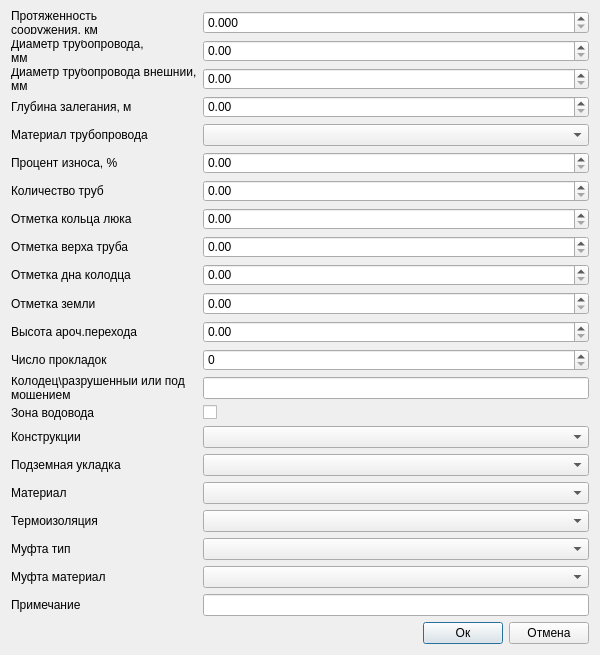
<?xml version="1.0" encoding="UTF-8"?>
<ui version="4.0">
 <class>Dialog</class>
 <widget class="QDialog" name="Dialog">
  <property name="geometry">
   <rect>
    <x>0</x>
    <y>0</y>
    <width>600</width>
    <height>655</height>
   </rect>
  </property>
  <property name="minimumSize">
   <size>
    <width>600</width>
    <height>655</height>
   </size>
  </property>
  <property name="windowTitle">
   <string>Сети водоснабжения: Дополнительные атрибуты</string>
  </property>
  <property name="accessibleName">
   <string notr="true">btnSave</string>
  </property>
  <layout class="QVBoxLayout" name="verticalLayout_2">
   <item>
    <layout class="QGridLayout" name="gridLayout_2">
     <item row="0" column="1">
      <layout class="QHBoxLayout" name="horizontalLayout_4">
       <item>
        <layout class="QGridLayout" name="gridLayout_3">
         <item row="24" column="0">
          <widget class="QLabel" name="label_19">
           <property name="text">
            <string>Термоизоляция</string>
           </property>
          </widget>
         </item>
         <item row="7" column="0">
          <widget class="QLabel" name="label_24">
           <property name="text">
            <string>Процент износа, %</string>
           </property>
          </widget>
         </item>
         <item row="25" column="1">
          <widget class="QComboBox" name="cbSleeveType"/>
         </item>
         <item row="5" column="1">
          <widget class="QComboBox" name="cbMaterial"/>
         </item>
         <item row="9" column="1">
          <widget class="QgsDoubleSpinBox" name="sbNumber">
           <property name="maximum">
            <double>10000000.000000000000000</double>
           </property>
           <property name="clearValue">
            <bool>true</bool>
           </property>
          </widget>
         </item>
         <item row="14" column="0">
          <widget class="QLabel" name="label_12">
           <property name="text">
            <string>Высота ароч.перехода</string>
           </property>
          </widget>
         </item>
         <item row="21" column="1">
          <widget class="QComboBox" name="cbConstructions"/>
         </item>
         <item row="14" column="1">
          <widget class="QgsDoubleSpinBox" name="sbCrosswalkHeight">
           <property name="maximum">
            <double>10000000.000000000000000</double>
           </property>
           <property name="clearValue">
            <bool>true</bool>
           </property>
          </widget>
         </item>
         <item row="18" column="0">
          <widget class="QLabel" name="label_14">
           <property name="text">
            <string>Колодец\разрушенный или под
мощением</string>
           </property>
          </widget>
         </item>
         <item row="27" column="0">
          <widget class="QLabel" name="label_5">
           <property name="text">
            <string>Примечание</string>
           </property>
          </widget>
         </item>
         <item row="13" column="0">
          <widget class="QLabel" name="label_11">
           <property name="text">
            <string>Отметка земли </string>
           </property>
          </widget>
         </item>
         <item row="15" column="1">
          <widget class="QgsSpinBox" name="sbGasketNumber">
           <property name="maximum">
            <number>1000000</number>
           </property>
          </widget>
         </item>
         <item row="4" column="0">
          <widget class="QLabel" name="label_7">
           <property name="text">
            <string>Глубина залегания, м</string>
           </property>
          </widget>
         </item>
         <item row="3" column="1">
          <widget class="QgsDoubleSpinBox" name="sbPipelineOuterDiameter">
           <property name="maximum">
            <double>10000000.000000000000000</double>
           </property>
           <property name="clearValue">
            <bool>true</bool>
           </property>
          </widget>
         </item>
         <item row="25" column="0">
          <widget class="QLabel" name="label_20">
           <property name="text">
            <string>Муфта тип</string>
           </property>
          </widget>
         </item>
         <item row="5" column="0">
          <widget class="QLabel" name="label_2">
           <property name="text">
            <string>Материал трубопровода</string>
           </property>
          </widget>
         </item>
         <item row="20" column="0">
          <widget class="QLabel" name="label_15">
           <property name="text">
            <string>Зона водовода</string>
           </property>
          </widget>
         </item>
         <item row="4" column="1">
          <widget class="QgsDoubleSpinBox" name="sbOccurrenceDepth">
           <property name="maximum">
            <double>10000000.000000000000000</double>
           </property>
           <property name="clearValue">
            <bool>true</bool>
           </property>
          </widget>
         </item>
         <item row="23" column="0">
          <widget class="QLabel" name="label_18">
           <property name="text">
            <string>Материал</string>
           </property>
          </widget>
         </item>
         <item row="22" column="0">
          <widget class="QLabel" name="label_17">
           <property name="text">
            <string>Подземная укладка</string>
           </property>
          </widget>
         </item>
         <item row="10" column="1">
          <widget class="QgsDoubleSpinBox" name="sbHatchwayRinkMark">
           <property name="maximum">
            <double>10000000.000000000000000</double>
           </property>
           <property name="clearValue">
            <bool>true</bool>
           </property>
          </widget>
         </item>
         <item row="15" column="0">
          <widget class="QLabel" name="label_13">
           <property name="text">
            <string>Число прокладок</string>
           </property>
          </widget>
         </item>
         <item row="27" column="1">
          <widget class="QLineEdit" name="tbNote">
           <property name="clearButtonEnabled">
            <bool>true</bool>
           </property>
          </widget>
         </item>
         <item row="7" column="1">
          <widget class="QgsDoubleSpinBox" name="sbWearPercentage">
           <property name="maximum">
            <double>100.000000000000000</double>
           </property>
           <property name="clearValue">
            <bool>true</bool>
           </property>
          </widget>
         </item>
         <item row="24" column="1">
          <widget class="QComboBox" name="cbThermalInsulation"/>
         </item>
         <item row="11" column="1">
          <widget class="QgsDoubleSpinBox" name="sbPipeTopMark">
           <property name="maximum">
            <double>10000000.000000000000000</double>
           </property>
           <property name="clearValue">
            <bool>true</bool>
           </property>
          </widget>
         </item>
         <item row="26" column="0">
          <widget class="QLabel" name="label_21">
           <property name="text">
            <string>Муфта материал</string>
           </property>
          </widget>
         </item>
         <item row="0" column="0">
          <widget class="QLabel" name="label_4">
           <property name="text">
            <string>Протяженность
сооружения, км</string>
           </property>
          </widget>
         </item>
         <item row="22" column="1">
          <widget class="QComboBox" name="cbUndergroundLaying"/>
         </item>
         <item row="23" column="1">
          <widget class="QComboBox" name="cbMaterialCT4"/>
         </item>
         <item row="13" column="1">
          <widget class="QgsDoubleSpinBox" name="sbGroundMark">
           <property name="maximum">
            <double>10000000.000000000000000</double>
           </property>
           <property name="clearValue">
            <bool>true</bool>
           </property>
          </widget>
         </item>
         <item row="2" column="1">
          <widget class="QgsDoubleSpinBox" name="sbPipelineDiameter">
           <property name="maximum">
            <double>10000000.000000000000000</double>
           </property>
           <property name="clearValue">
            <bool>true</bool>
           </property>
          </widget>
         </item>
         <item row="3" column="0">
          <widget class="QLabel" name="label_6">
           <property name="text">
            <string>Диаметр трубопровода внешний,
мм</string>
           </property>
          </widget>
         </item>
         <item row="9" column="0">
          <widget class="QLabel" name="label_3">
           <property name="text">
            <string>Количество труб</string>
           </property>
          </widget>
         </item>
         <item row="12" column="1">
          <widget class="QgsDoubleSpinBox" name="sbPipeBottomMark">
           <property name="maximum">
            <double>10000000.000000000000000</double>
           </property>
           <property name="clearValue">
            <bool>true</bool>
           </property>
          </widget>
         </item>
         <item row="18" column="1">
          <widget class="QLineEdit" name="tbHatchwayState"/>
         </item>
         <item row="26" column="1">
          <widget class="QComboBox" name="cbSleeveMaterial"/>
         </item>
         <item row="2" column="0">
          <widget class="QLabel" name="label">
           <property name="text">
            <string>Диаметр трубопровода,
мм</string>
           </property>
          </widget>
         </item>
         <item row="12" column="0">
          <widget class="QLabel" name="label_10">
           <property name="text">
            <string>Отметка дна колодца</string>
           </property>
          </widget>
         </item>
         <item row="10" column="0">
          <widget class="QLabel" name="label_8">
           <property name="text">
            <string>Отметка кольца люка</string>
           </property>
          </widget>
         </item>
         <item row="0" column="1">
          <widget class="QgsDoubleSpinBox" name="sbLength">
           <property name="decimals">
            <number>3</number>
           </property>
           <property name="maximum">
            <double>10000000.000000000000000</double>
           </property>
           <property name="clearValue">
            <bool>true</bool>
           </property>
          </widget>
         </item>
         <item row="21" column="0">
          <widget class="QLabel" name="label_16">
           <property name="text">
            <string>Конструкции</string>
           </property>
          </widget>
         </item>
         <item row="11" column="0">
          <widget class="QLabel" name="label_9">
           <property name="text">
            <string>Отметка верха труба</string>
           </property>
          </widget>
         </item>
         <item row="20" column="1">
          <widget class="QCheckBox" name="cbIsWaterSupplyZone">
           <property name="text">
            <string/>
           </property>
          </widget>
         </item>
        </layout>
       </item>
      </layout>
     </item>
     <item row="3" column="1">
      <layout class="QHBoxLayout" name="horizontalLayout">
       <item>
        <spacer name="horizontalSpacer">
         <property name="orientation">
          <enum>Qt::Horizontal</enum>
         </property>
         <property name="sizeHint" stdset="0">
          <size>
           <width>40</width>
           <height>20</height>
          </size>
         </property>
        </spacer>
       </item>
       <item>
        <widget class="QPushButton" name="btnOk">
         <property name="accessibleName">
          <string notr="true">btnSave</string>
         </property>
         <property name="text">
          <string>Ок</string>
         </property>
         <property name="default">
          <bool>true</bool>
         </property>
        </widget>
       </item>
       <item>
        <widget class="QPushButton" name="btnCancel">
         <property name="accessibleName">
          <string notr="true">btnCancel</string>
         </property>
         <property name="text">
          <string>Отмена</string>
         </property>
        </widget>
       </item>
      </layout>
     </item>
     <item row="2" column="1">
      <layout class="QHBoxLayout" name="horizontalLayout_2">
       <item>
        <spacer name="verticalSpacer">
         <property name="orientation">
          <enum>Qt::Vertical</enum>
         </property>
         <property name="sizeHint" stdset="0">
          <size>
           <width>20</width>
           <height>40</height>
          </size>
         </property>
        </spacer>
       </item>
      </layout>
     </item>
    </layout>
   </item>
  </layout>
 </widget>
 <customwidgets>
  <customwidget>
   <class>QgsDoubleSpinBox</class>
   <extends>QDoubleSpinBox</extends>
   <header>qgsdoublespinbox.h</header>
  </customwidget>
  <customwidget>
   <class>QgsSpinBox</class>
   <extends>QSpinBox</extends>
   <header>qgsspinbox.h</header>
  </customwidget>
 </customwidgets>
 <tabstops>
  <tabstop>sbLength</tabstop>
  <tabstop>sbPipelineDiameter</tabstop>
  <tabstop>sbPipelineOuterDiameter</tabstop>
  <tabstop>sbOccurrenceDepth</tabstop>
  <tabstop>cbMaterial</tabstop>
  <tabstop>sbWearPercentage</tabstop>
  <tabstop>sbNumber</tabstop>
  <tabstop>sbHatchwayRinkMark</tabstop>
  <tabstop>sbPipeTopMark</tabstop>
  <tabstop>sbPipeBottomMark</tabstop>
  <tabstop>sbGroundMark</tabstop>
  <tabstop>sbCrosswalkHeight</tabstop>
  <tabstop>sbGasketNumber</tabstop>
  <tabstop>tbHatchwayState</tabstop>
  <tabstop>cbIsWaterSupplyZone</tabstop>
  <tabstop>cbConstructions</tabstop>
  <tabstop>cbUndergroundLaying</tabstop>
  <tabstop>cbMaterialCT4</tabstop>
  <tabstop>cbThermalInsulation</tabstop>
  <tabstop>cbSleeveType</tabstop>
  <tabstop>cbSleeveMaterial</tabstop>
  <tabstop>tbNote</tabstop>
  <tabstop>btnOk</tabstop>
  <tabstop>btnCancel</tabstop>
 </tabstops>
 <resources/>
 <connections/>
</ui>
